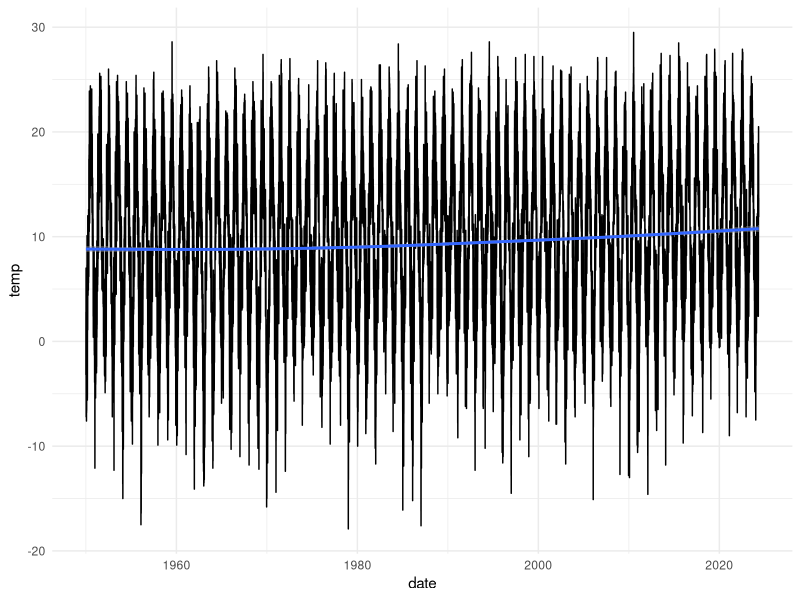
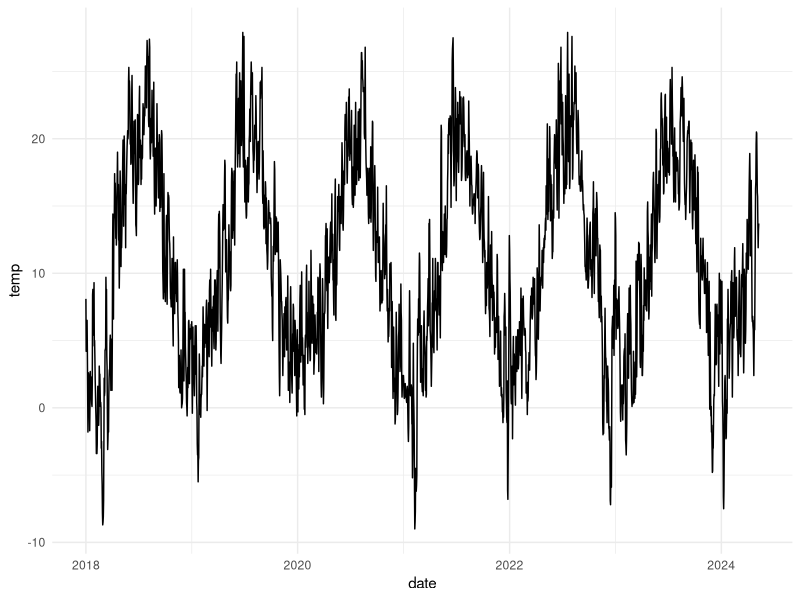
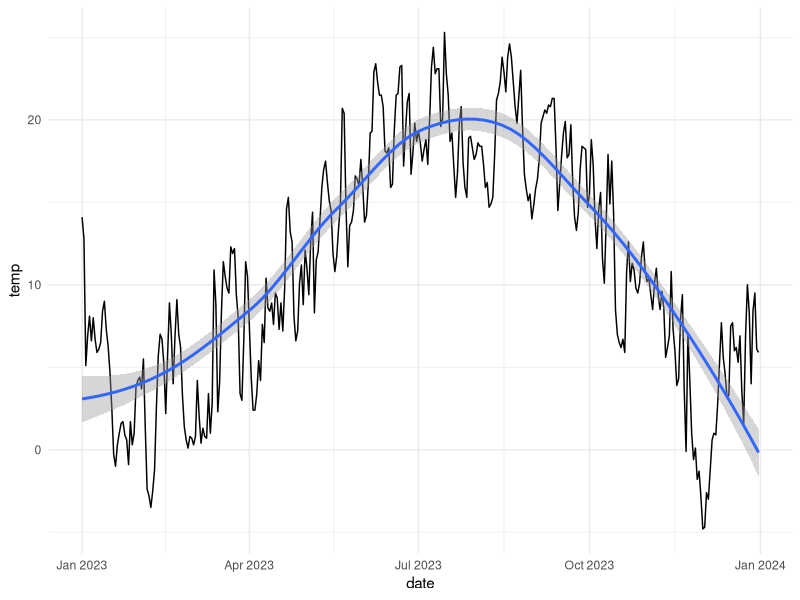
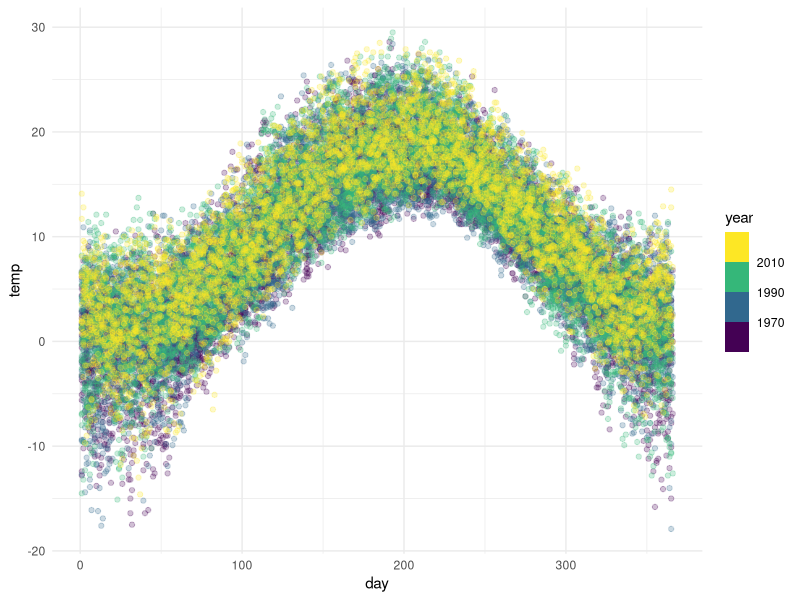
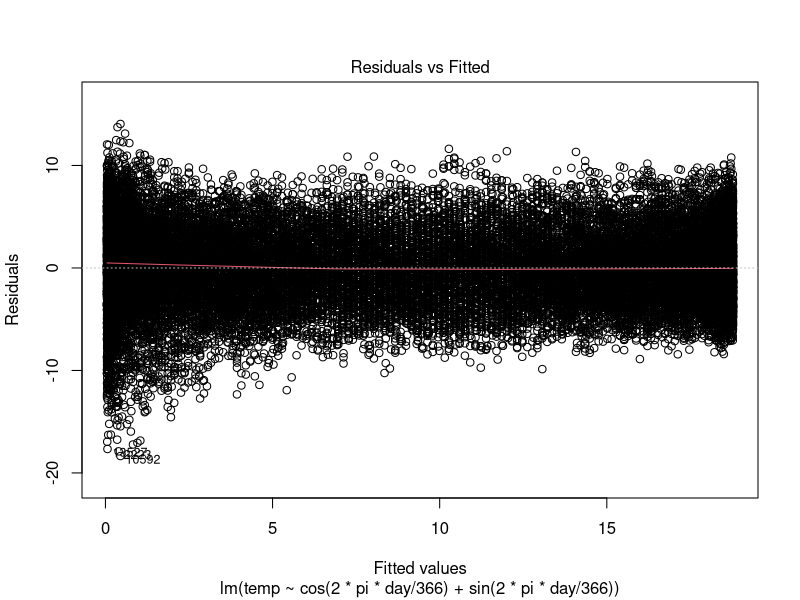
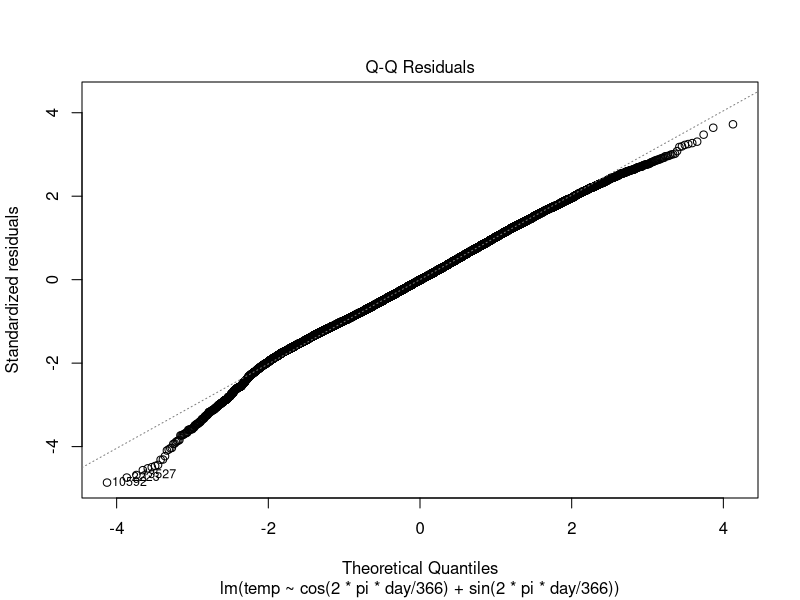
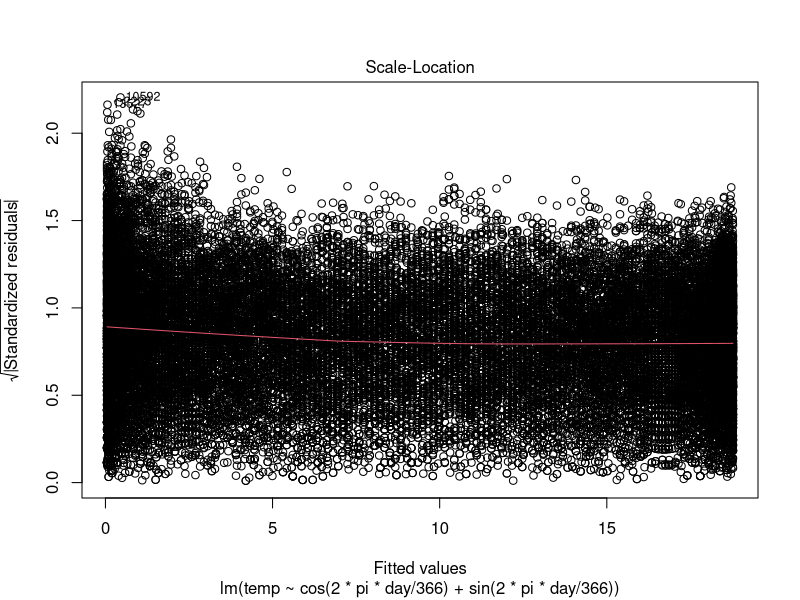
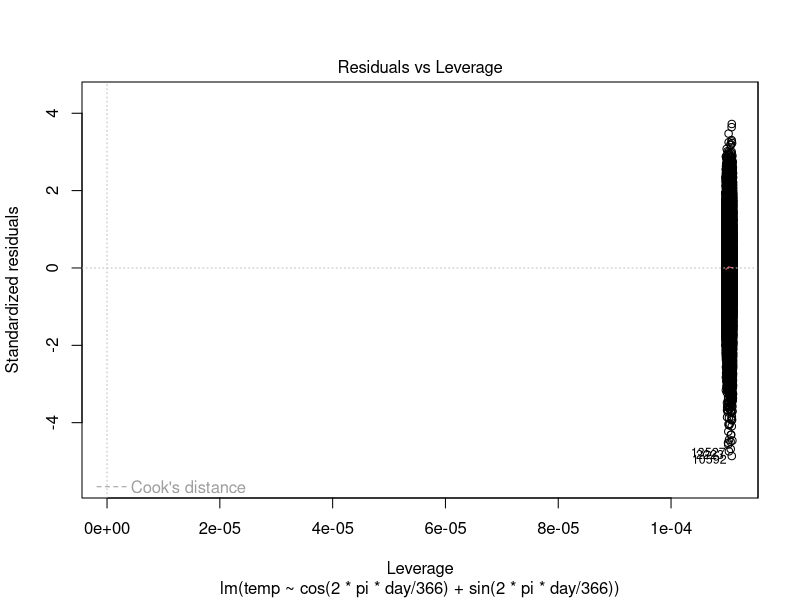

Write the R code that produced these figures, in order.
## ---- chunk 1
knitr::opts_chunk$set(echo = TRUE)
## ---- chunk 2
library(dplyr)
library(tidyr)
library(ggplot2)

theme_set(theme_minimal())
## ---- chunk 3
raw_hist <- read.delim('data/produkt_klima_tag_19500101_20221231_00403.txt', sep = ';')
head(raw_hist)
## ---- chunk 4
raw_pres <- read.delim('data/produkt_klima_tag_20221107_20240509_00403.txt', sep = ';')
head(raw_pres)
## ---- chunk 5
meas <- bind_rows(raw_hist, raw_pres) |>
    select(date = MESS_DATUM, temp = TMK) |>
    mutate(date = as.POSIXct(strptime(date, "%Y%m%d")),
           year = as.integer(as.numeric(format(date, "%Y"))),
           day = as.integer(as.numeric(format(date, "%j")))) |>
    distinct(date, .keep_all = TRUE)
rm(raw_hist, raw_pres)
stopifnot(all(count(meas, date)$n == 1))
head(meas)
## ---- chunk 6
ggplot(meas, aes(date, temp)) +
    geom_line() +
    geom_smooth(method = "gam")
## ---- chunk 7
filter(meas, year >= 2018) |>
    ggplot(aes(date, temp)) +
        geom_line()
## ---- chunk 8
filter(meas, year == 2023) |>
    ggplot(aes(date, temp)) +
        geom_line() +
        geom_smooth()
## ---- chunk 9
ggplot(meas, aes(day, temp, color = year)) +
    geom_point(alpha = 0.25) +
    scale_color_binned(type = 'viridis')
## ---- chunk 10
m1 <- lm(temp ~ cos(2 * pi * day/366) + sin(2 * pi * day/366), meas)
summary(m1)
## ---- chunk 11
plot(m1)
## ---- chunk 12
meas_fit <- cbind(meas, pred = fitted(m1))

filter(meas_fit, year >= 2018) |>
    ggplot() +
        geom_line(aes(date, temp), alpha = 0.25) +
        geom_line(aes(date, pred), color = 'red')
## ---- chunk 13
ggplot(meas_fit) +
    geom_line(aes(date, temp), alpha = 0.25) +
    geom_line(aes(date, pred), color = 'red')
## ---- chunk 14
filter(meas_fit, year %in% (1950 + 0:6 * 10)) |>
    ggplot(aes(day, temp, color = year)) +
        geom_point(alpha = 0.25) +
        geom_line(aes(day, pred), color = 'red') +
        scale_color_binned(type = 'viridis')
        
## ---- chunk 15
m2 <- lm(temp ~ year + cos(2 * pi * day/366) + sin(2 * pi * day/366), meas)
summary(m2)
## ---- chunk 16
plot(m2)
## ---- chunk 17
meas_fit2 <- cbind(meas, pred = fitted(m2))

filter(meas_fit2, year >= 2018) |>
    ggplot() +
        geom_line(aes(date, temp), alpha = 0.25) +
        geom_line(aes(date, pred), color = 'red')
## ---- chunk 18
ggplot(meas_fit2) +
    geom_line(aes(date, temp), alpha = 0.25) +
    geom_line(aes(date, pred), color = 'red')
## ---- chunk 19
filter(meas_fit2, year %in% (1950 + 0:6 * 10)) |>
    ggplot(aes(day, temp, color = year)) +
        geom_point(alpha = 0.25) +
        geom_line(aes(day, pred, color = year)) +
        scale_color_binned(type = 'viridis')
        
## ---- chunk 20
resid <- meas_fit2$temp - meas_fit2$pred
hist(resid)
## ---- chunk 21
quantile(resid, c(0.05, 0.95))
## ---- chunk 22
resid_stats <- group_by(meas_fit2, year) |>
    summarise(me = mean(temp - pred),
              mae = mean(abs(temp - pred)),
              prop_days_warmer = mean(temp > pred + 6),
              prop_days_colder = mean(temp < pred - 6))
              #rmse = sqrt(mean((temp - pred)^2)))
resid_stats
## ---- chunk 23
resid_stats_plt <- pivot_longer(resid_stats, !year, names_to = "measure")

filter(resid_stats_plt, measure %in% c("mae", "me")) |>
    ggplot(aes(x = year, y = value, fill = measure)) +
        geom_col(position = position_dodge())
## ---- chunk 24
filter(resid_stats_plt, measure %in% c("prop_days_warmer", "prop_days_colder")) |>
    ggplot(aes(x = year, y = value, fill = measure)) +
        geom_col(position = position_stack()) +
        scale_fill_discrete(limits = rev)
## ---- chunk 25
resid_stats_ordered <- filter(resid_stats, year < 2024) |>
    arrange(mae)
resid_stats_ordered |> head(1)
## ---- chunk 26
resid_stats_ordered |> tail(1)
## ---- chunk 27
least_deviation_yr <- resid_stats_ordered |> head(1) |> pull(year)
most_deviation_yr <- resid_stats_ordered |> tail(1) |> pull(year)

least_most_plt <- data.frame(year = c(least_deviation_yr, most_deviation_yr), label = c("least deviation", "most deviation")) |>
    inner_join(meas_fit2, by = 'year') |>
    mutate(label = paste0(year, " (", label, ")"))

ggplot(least_most_plt, aes(day, temp, color = label)) +
        geom_point(alpha = 0.25) +
        geom_line(aes(day, pred))
## ---- chunk 28
ggplot(least_most_plt, aes(day, temp - pred, color = label)) +
        geom_point(alpha = 0.25) +
        geom_hline(yintercept = 0, linetype = "dashed")
